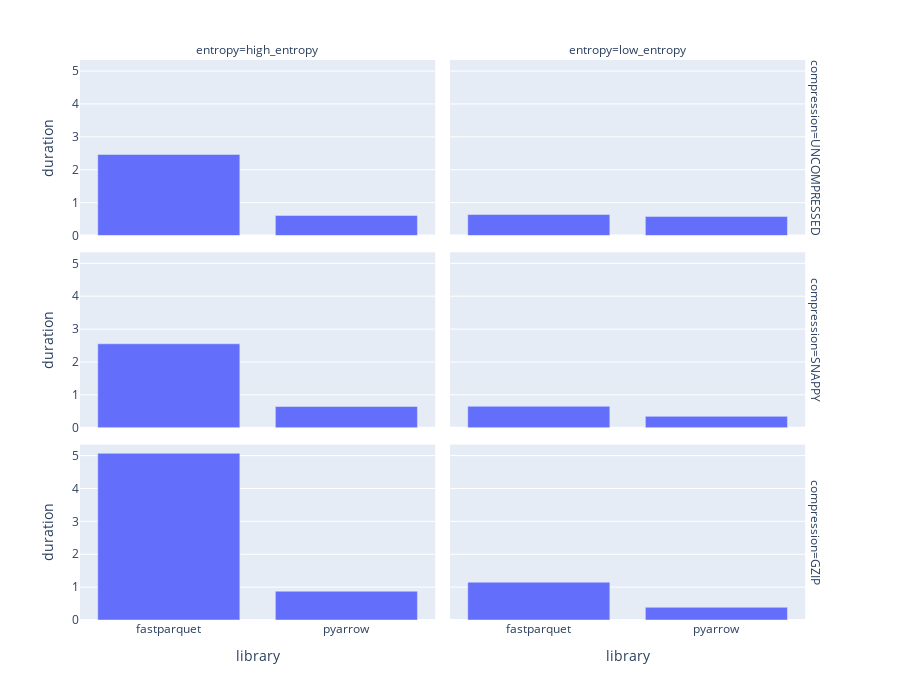

The cell this chart's notebook holds for it:
### Code cell
px.bar(read_df, x="library", y="duration", facet_row="compression", facet_col="entropy", height=700)

### Figure 1 — Plotly figure (JSON) as saved in the notebook; plotly's stock layout.template omitted (floating-point values rounded to 4 significant figures)
{"data": [{"alignmentgroup": "True", "hovertemplate": "compression=UNCOMPRESSED<br>entropy=high_entropy<br>library=%{x}<br>duration=%{y}<extra></extra>", "legendgroup": "", "marker": {"color": "#636efa"}, "name": "", "offsetgroup": "", "orientation": "v", "showlegend": false, "textposition": "auto", "type": "bar", "x": ["fastparquet", "pyarrow"], "xaxis": "x5", "y": [2.463, 0.6093], "yaxis": "y5"}, {"alignmentgroup": "True", "hovertemplate": "compression=UNCOMPRESSED<br>entropy=low_entropy<br>library=%{x}<br>duration=%{y}<extra></extra>", "legendgroup": "", "marker": {"color": "#636efa"}, "name": "", "offsetgroup": "", "orientation": "v", "showlegend": false, "textposition": "auto", "type": "bar", "x": ["fastparquet", "pyarrow"], "xaxis": "x6", "y": [0.6371, 0.5747], "yaxis": "y6"}, {"alignmentgroup": "True", "hovertemplate": "compression=SNAPPY<br>entropy=high_entropy<br>library=%{x}<br>duration=%{y}<extra></extra>", "legendgroup": "", "marker": {"color": "#636efa"}, "name": "", "offsetgroup": "", "orientation": "v", "showlegend": false, "textposition": "auto", "type": "bar", "x": ["fastparquet", "pyarrow"], "xaxis": "x3", "y": [2.553, 0.6443], "yaxis": "y3"}, {"alignmentgroup": "True", "hovertemplate": "compression=SNAPPY<br>entropy=low_entropy<br>library=%{x}<br>duration=%{y}<extra></extra>", "legendgroup": "", "marker": {"color": "#636efa"}, "name": "", "offsetgroup": "", "orientation": "v", "showlegend": false, "textposition": "auto", "type": "bar", "x": ["fastparquet", "pyarrow"], "xaxis": "x4", "y": [0.652, 0.3457], "yaxis": "y4"}, {"alignmentgroup": "True", "hovertemplate": "compression=GZIP<br>entropy=high_entropy<br>library=%{x}<br>duration=%{y}<extra></extra>", "legendgroup": "", "marker": {"color": "#636efa"}, "name": "", "offsetgroup": "", "orientation": "v", "showlegend": false, "textposition": "auto", "type": "bar", "x": ["fastparquet", "pyarrow"], "xaxis": "x", "y": [5.07, 0.8755], "yaxis": "y"}, {"alignmentgroup": "True", "hovertemplate": "compression=GZIP<br>entropy=low_entropy<br>library=%{x}<br>duration=%{y}<extra></extra>", "legendgroup": "", "marker": {"color": "#636efa"}, "name": "", "offsetgroup": "", "orientation": "v", "showlegend": false, "textposition": "auto", "type": "bar", "x": ["fastparquet", "pyarrow"], "xaxis": "x2", "y": [1.15, 0.386], "yaxis": "y2"}], "layout": {"annotations": [{"font": {}, "showarrow": false, "text": "entropy=high_entropy", "x": 0.24, "xanchor": "center", "xref": "paper", "y": 1.0, "yanchor": "bottom", "yref": "paper"}, {"font": {}, "showarrow": false, "text": "entropy=low_entropy", "x": 0.74, "xanchor": "center", "xref": "paper", "y": 1.0, "yanchor": "bottom", "yref": "paper"}, {"font": {}, "showarrow": false, "text": "compression=GZIP", "textangle": 90, "x": 0.98, "xanchor": "left", "xref": "paper", "y": 0.1567, "yanchor": "middle", "yref": "paper"}, {"font": {}, "showarrow": false, "text": "compression=SNAPPY", "textangle": 90, "x": 0.98, "xanchor": "left", "xref": "paper", "y": 0.5, "yanchor": "middle", "yref": "paper"}, {"font": {}, "showarrow": false, "text": "compression=UNCOMPRESSED", "textangle": 90, "x": 0.98, "xanchor": "left", "xref": "paper", "y": 0.8433, "yanchor": "middle", "yref": "paper"}], "barmode": "relative", "height": 700, "legend": {"tracegroupgap": 0}, "margin": {"t": 60}, "xaxis": {"anchor": "y", "autorange": true, "domain": [0, 0.48], "range": [-0.5, 1.5], "title": {"text": "library"}, "type": "category"}, "xaxis2": {"anchor": "y2", "autorange": true, "domain": [0.5, 0.98], "matches": "x", "range": [-0.5, 1.5], "title": {"text": "library"}, "type": "category"}, "xaxis3": {"anchor": "y3", "autorange": true, "domain": [0, 0.48], "matches": "x", "range": [-0.5, 1.5], "showticklabels": false, "type": "category"}, "xaxis4": {"anchor": "y4", "autorange": true, "domain": [0.5, 0.98], "matches": "x", "range": [-0.5, 1.5], "showticklabels": false, "type": "category"}, "xaxis5": {"anchor": "y5", "autorange": true, "domain": [0, 0.48], "matches": "x", "range": [-0.5, 1.5], "showticklabels": false, "type": "category"}, "xaxis6": {"anchor": "y6", "autorange": true, "domain": [0.5, 0.98], "matches": "x", "range": [-0.5, 1.5], "showticklabels": false, "type": "category"}, "yaxis": {"anchor": "x", "autorange": true, "domain": [0, 0.3133], "range": [0, 5.337], "title": {"text": "duration"}, "type": "linear"}, "yaxis2": {"anchor": "x2", "autorange": true, "domain": [0, 0.3133], "matches": "y", "range": [0, 5.337], "showticklabels": false, "type": "linear"}, "yaxis3": {"anchor": "x3", "autorange": true, "domain": [0.3433, 0.6567], "matches": "y", "range": [0, 5.337], "title": {"text": "duration"}, "type": "linear"}, "yaxis4": {"anchor": "x4", "autorange": true, "domain": [0.3433, 0.6567], "matches": "y", "range": [0, 5.337], "showticklabels": false, "type": "linear"}, "yaxis5": {"anchor": "x5", "autorange": true, "domain": [0.6867, 1.0], "matches": "y", "range": [0, 5.337], "title": {"text": "duration"}, "type": "linear"}, "yaxis6": {"anchor": "x6", "autorange": true, "domain": [0.6867, 1.0], "matches": "y", "range": [0, 5.337], "showticklabels": false, "type": "linear"}}}
